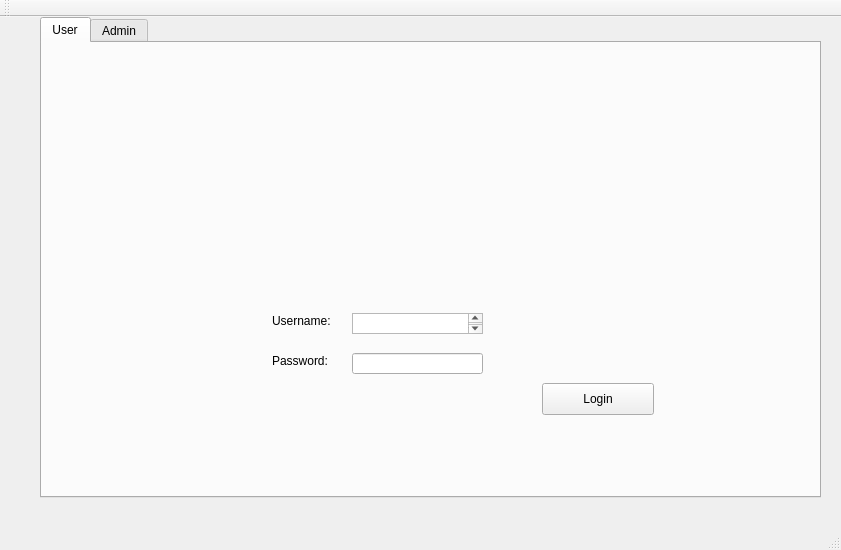
<?xml version="1.0" encoding="UTF-8"?>
<ui version="4.0">
 <class>MainWindow</class>
 <widget class="QMainWindow" name="MainWindow">
  <property name="geometry">
   <rect>
    <x>0</x>
    <y>0</y>
    <width>841</width>
    <height>550</height>
   </rect>
  </property>
  <property name="windowTitle">
   <string>MainWindow</string>
  </property>
  <widget class="QWidget" name="centralWidget">
   <widget class="QTabWidget" name="tabWidget">
    <property name="geometry">
     <rect>
      <x>40</x>
      <y>0</y>
      <width>781</width>
      <height>481</height>
     </rect>
    </property>
    <property name="currentIndex">
     <number>0</number>
    </property>
    <widget class="QWidget" name="user">
     <attribute name="title">
      <string>User</string>
     </attribute>
     <widget class="QPushButton" name="UserLoginButton">
      <property name="geometry">
       <rect>
        <x>500</x>
        <y>340</y>
        <width>112</width>
        <height>32</height>
       </rect>
      </property>
      <property name="text">
       <string>Login</string>
      </property>
     </widget>
     <widget class="QLabel" name="label">
      <property name="geometry">
       <rect>
        <x>230</x>
        <y>270</y>
        <width>71</width>
        <height>16</height>
       </rect>
      </property>
      <property name="text">
       <string>Username:</string>
      </property>
     </widget>
     <widget class="QLabel" name="label_2">
      <property name="geometry">
       <rect>
        <x>230</x>
        <y>310</y>
        <width>61</width>
        <height>16</height>
       </rect>
      </property>
      <property name="text">
       <string>Password:</string>
      </property>
     </widget>
     <widget class="QTextEdit" name="usernameline">
      <property name="geometry">
       <rect>
        <x>310</x>
        <y>270</y>
        <width>131</width>
        <height>21</height>
       </rect>
      </property>
     </widget>
     <widget class="QLineEdit" name="userpwdline">
      <property name="geometry">
       <rect>
        <x>310</x>
        <y>310</y>
        <width>131</width>
        <height>21</height>
       </rect>
      </property>
      <property name="echoMode">
       <enum>QLineEdit::Password</enum>
      </property>
     </widget>
     <widget class="QLabel" name="alert">
      <property name="geometry">
       <rect>
        <x>190</x>
        <y>200</y>
        <width>321</width>
        <height>21</height>
       </rect>
      </property>
      <property name="text">
       <string/>
      </property>
     </widget>
    </widget>
    <widget class="QWidget" name="admin">
     <attribute name="title">
      <string>Admin</string>
     </attribute>
     <widget class="QPushButton" name="AdminLoginButton">
      <property name="geometry">
       <rect>
        <x>500</x>
        <y>330</y>
        <width>112</width>
        <height>32</height>
       </rect>
      </property>
      <property name="text">
       <string>Login</string>
      </property>
     </widget>
     <widget class="QLabel" name="label_5">
      <property name="geometry">
       <rect>
        <x>230</x>
        <y>300</y>
        <width>61</width>
        <height>16</height>
       </rect>
      </property>
      <property name="text">
       <string>Password:</string>
      </property>
     </widget>
     <widget class="QLineEdit" name="adminpwdline">
      <property name="geometry">
       <rect>
        <x>310</x>
        <y>300</y>
        <width>131</width>
        <height>21</height>
       </rect>
      </property>
      <property name="echoMode">
       <enum>QLineEdit::Password</enum>
      </property>
     </widget>
     <widget class="QTextEdit" name="adminnameline">
      <property name="geometry">
       <rect>
        <x>310</x>
        <y>260</y>
        <width>131</width>
        <height>21</height>
       </rect>
      </property>
     </widget>
     <widget class="QLabel" name="label_6">
      <property name="geometry">
       <rect>
        <x>230</x>
        <y>260</y>
        <width>71</width>
        <height>16</height>
       </rect>
      </property>
      <property name="text">
       <string>Username:</string>
      </property>
     </widget>
     <widget class="QLabel" name="adminalert">
      <property name="geometry">
       <rect>
        <x>220</x>
        <y>190</y>
        <width>261</width>
        <height>16</height>
       </rect>
      </property>
      <property name="text">
       <string/>
      </property>
     </widget>
    </widget>
   </widget>
  </widget>
  <widget class="QToolBar" name="mainToolBar">
   <attribute name="toolBarArea">
    <enum>TopToolBarArea</enum>
   </attribute>
   <attribute name="toolBarBreak">
    <bool>false</bool>
   </attribute>
  </widget>
  <widget class="QStatusBar" name="statusBar"/>
 </widget>
 <layoutdefault spacing="6" margin="11"/>
 <resources/>
 <connections/>
</ui>
